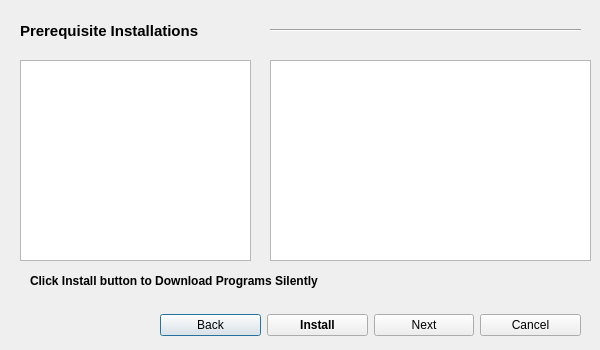
<?xml version="1.0" encoding="UTF-8"?>
<ui version="4.0">
 <class>SecDialog</class>
 <widget class="QDialog" name="SecDialog">
  <property name="windowModality">
   <enum>Qt::NonModal</enum>
  </property>
  <property name="geometry">
   <rect>
    <x>0</x>
    <y>0</y>
    <width>600</width>
    <height>350</height>
   </rect>
  </property>
  <property name="sizePolicy">
   <sizepolicy hsizetype="Fixed" vsizetype="Fixed">
    <horstretch>0</horstretch>
    <verstretch>0</verstretch>
   </sizepolicy>
  </property>
  <property name="minimumSize">
   <size>
    <width>600</width>
    <height>350</height>
   </size>
  </property>
  <property name="maximumSize">
   <size>
    <width>600</width>
    <height>350</height>
   </size>
  </property>
  <property name="windowTitle">
   <string>Dialog</string>
  </property>
  <widget class="Line" name="line">
   <property name="geometry">
    <rect>
     <x>270</x>
     <y>20</y>
     <width>311</width>
     <height>20</height>
    </rect>
   </property>
   <property name="orientation">
    <enum>Qt::Horizontal</enum>
   </property>
  </widget>
  <widget class="QLabel" name="label">
   <property name="geometry">
    <rect>
     <x>20</x>
     <y>20</y>
     <width>211</width>
     <height>21</height>
    </rect>
   </property>
   <property name="font">
    <font>
     <pointsize>11</pointsize>
     <bold>true</bold>
    </font>
   </property>
   <property name="text">
    <string>Prerequisite Installations</string>
   </property>
  </widget>
  <widget class="QWidget" name="layoutWidget">
   <property name="geometry">
    <rect>
     <x>160</x>
     <y>310</y>
     <width>421</width>
     <height>31</height>
    </rect>
   </property>
   <layout class="QHBoxLayout" name="horizontalLayout">
    <item>
     <widget class="QPushButton" name="pushButton_3">
      <property name="focusPolicy">
       <enum>Qt::StrongFocus</enum>
      </property>
      <property name="text">
       <string>Back</string>
      </property>
     </widget>
    </item>
    <item>
     <widget class="QPushButton" name="pushButton">
      <property name="font">
       <font>
        <bold>true</bold>
       </font>
      </property>
      <property name="text">
       <string>Install</string>
      </property>
     </widget>
    </item>
    <item>
     <widget class="QPushButton" name="pushButton_4">
      <property name="text">
       <string>Next</string>
      </property>
     </widget>
    </item>
    <item>
     <widget class="QPushButton" name="pushButton_2">
      <property name="text">
       <string>Cancel</string>
      </property>
     </widget>
    </item>
   </layout>
  </widget>
  <widget class="QListWidget" name="listWidget">
   <property name="geometry">
    <rect>
     <x>20</x>
     <y>60</y>
     <width>231</width>
     <height>201</height>
    </rect>
   </property>
   <property name="font">
    <font>
     <pointsize>8</pointsize>
     <bold>false</bold>
    </font>
   </property>
  </widget>
  <widget class="QLabel" name="label_2">
   <property name="geometry">
    <rect>
     <x>30</x>
     <y>270</y>
     <width>361</width>
     <height>21</height>
    </rect>
   </property>
   <property name="font">
    <font>
     <bold>true</bold>
    </font>
   </property>
   <property name="text">
    <string>Click Install button to Download Programs Silently</string>
   </property>
  </widget>
  <widget class="QListWidget" name="listWidget_2">
   <property name="geometry">
    <rect>
     <x>270</x>
     <y>60</y>
     <width>321</width>
     <height>201</height>
    </rect>
   </property>
  </widget>
 </widget>
 <resources/>
 <connections/>
</ui>
